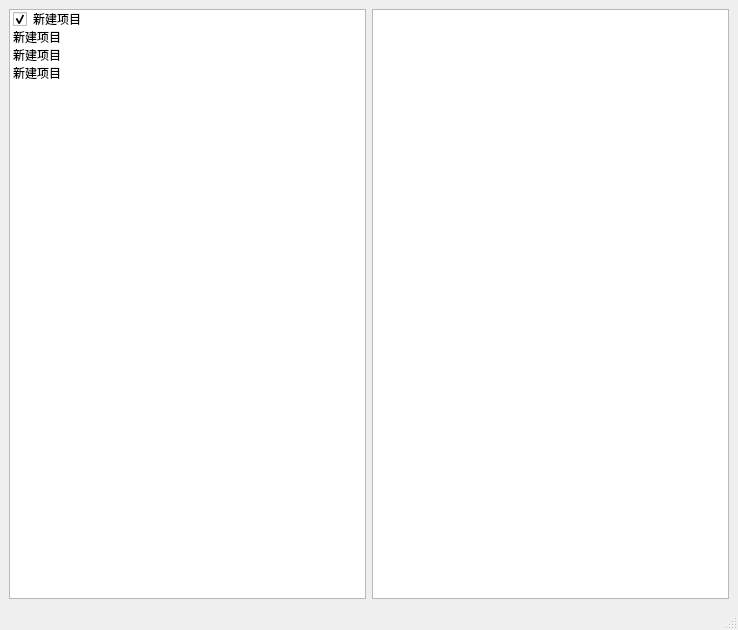
<?xml version="1.0" encoding="UTF-8"?>
<ui version="4.0">
 <class>MainWindow</class>
 <widget class="QMainWindow" name="MainWindow">
  <property name="geometry">
   <rect>
    <x>0</x>
    <y>0</y>
    <width>738</width>
    <height>630</height>
   </rect>
  </property>
  <property name="windowTitle">
   <string>MainWindow</string>
  </property>
  <widget class="QWidget" name="centralwidget">
   <layout class="QGridLayout" name="gridLayout">
    <item row="0" column="1">
     <widget class="QTableWidget" name="tableWidget"/>
    </item>
    <item row="0" column="0">
     <widget class="QListWidget" name="listWidget">
      <item>
       <property name="text">
        <string>新建项目</string>
       </property>
       <property name="checkState">
        <enum>Checked</enum>
       </property>
      </item>
      <item>
       <property name="text">
        <string>新建项目</string>
       </property>
      </item>
      <item>
       <property name="text">
        <string>新建项目</string>
       </property>
      </item>
      <item>
       <property name="text">
        <string>新建项目</string>
       </property>
      </item>
     </widget>
    </item>
   </layout>
  </widget>
  <widget class="QMenuBar" name="menubar">
   <property name="geometry">
    <rect>
     <x>0</x>
     <y>0</y>
     <width>738</width>
     <height>26</height>
    </rect>
   </property>
  </widget>
  <widget class="QStatusBar" name="statusbar"/>
 </widget>
 <resources/>
 <connections/>
</ui>
